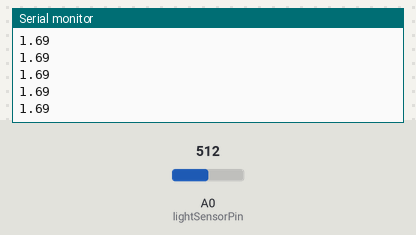
Bench run of a sketch on a simulated Arduino Uno, built with avr-gcc and run on an emulated ATmega328P. On the bench: the last lines printed to the serial monitor. The inputs (shaded band) are chosen by the test bench; at power-on: A0 (lightSensorPin) = 512.

Above: at 1.2 s.
1.3 s: A0 (lightSensorPin) set to 716
At 1.31 s:
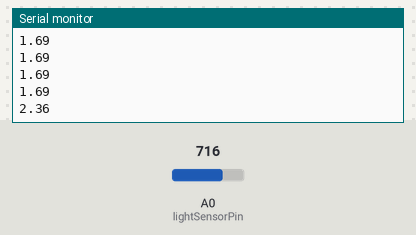
2.8 s: A0 (lightSensorPin) set to 900
At 2.82 s:
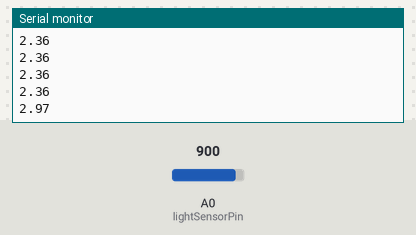
Timing chart, 0 to 5.8 s (numbered marks = the images above; inputs shaded):
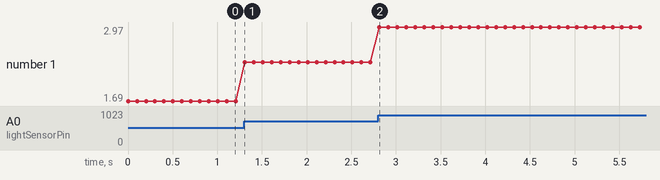

Measured:
- after the input at 1.3 s, the serial monitor: prints a new line at once (image 1)
- after the input at 2.8 s, the serial monitor: prints a new line at once (image 2)
- plotted number 1: 1.69 → 2.36 after the input at 1.3 s, 2.36 → 2.97 after the input at 2.8 s

The sketch:

03.ino
```cpp
int lightSensorPin = A0;

void setup() {
  Serial.begin(9600);
}

void loop() {
  Serial.println(
    (analogRead(lightSensorPin) / 1000.0) * 3.3
  );
  delay(100);
}
```
